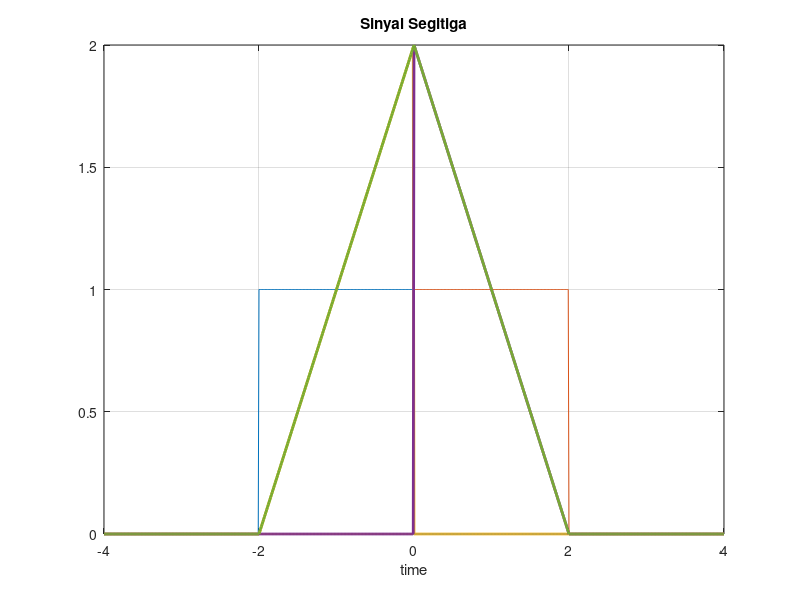

Source code (MATLAB):
% Define the time vector
t = -4:0.01:4;

% Define the linear functions
f1 = t + 2;
f2 = -t + 2;

% Define the step functions
s1 = (t >= -2) - (t >= 0);
s2 = (t >= 0) - (t >= 2);

% Plot the step functions
figure;
plot(t, s1, t, s2)
grid on

% Apply the step functions to the linear functions
f1 = f1 .* s1;
hold on
plot(t, f1, 'LineWidth', 2)

f2 = f2 .* s2;
plot(t, f2, 'LineWidth', 2)

% Sum the signals
x = f1 + f2;
plot(t, x, 'LineWidth', 2)
grid on

% Label the axes and add a title
xlabel('time')
title('Sinyal Segitiga')

% Display the figure
hold off
